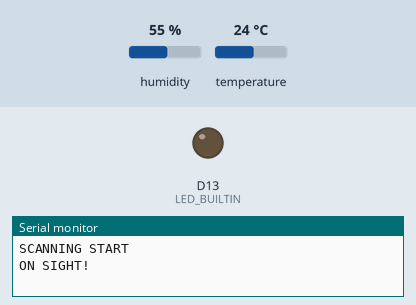
Bench run of a sketch on a simulated Arduino Nano 33 IoT. Parts: output pins drawn as LEDs (lit = HIGH), the last lines printed to the serial monitor. The test bench sets the inputs (shaded band); at power-on: humidity 55 %, temperature 24 °C. Nothing arrives over Bluetooth unless stated; a phone connects over Bluetooth LE 3 s after start.

Above: at 0.1 s.
At 3.6 s:
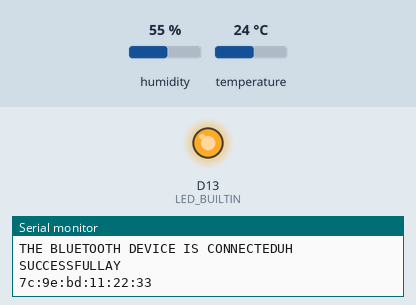
Timing chart, 0 to 5.1 s (numbered marks = the images above):
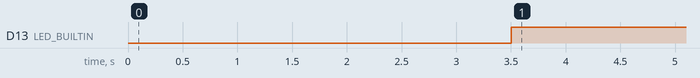

Measured:
- by itself, D13 (LED_BUILTIN): LOW → HIGH at 3.5 s

The sketch:

BigPapa-Peripheral1.ino
```cpp
#include <ArduinoBLE.h>
#include <DHT11.h>

DHT11 dht11(3);

BLEUnsignedCharCharacteristic humidity1Char ("2A19", BLERead | BLENotify);

//Configures services to be readable on the bulletin
const char * deviceServiceUuid = "50215b12-5f68-479b-86ae-5c9640b728a2";
const char * deviceServiceRequestCharacteristicUuid = "50215b12-5f68-479b-86ae-5c9640b728a3";
const char * deviceServiceResponseCharacteristicUuid = "50215b12-5f68-479b-86ae-5c9640b728a4";

//int humidity1 = -1 //Unsure if needed

//Defines services with specific variables
BLEService humidity1Service(deviceServiceUuid);
BLEStringCharacteristic humidity1RequestCharacteristic(deviceServiceRequestCharacteristicUuid, BLEWrite, 4);
BLEStringCharacteristic humidity1ResponseCharacteristic(deviceServiceResponseCharacteristicUuid, BLENotify, 4);

void setup()
{
  Serial.begin(9600);

  pinMode(LED_BUILTIN, OUTPUT);

  //I love it when you call me Big Poppa
  //Throw your hands in the air if you's a true player
  BLE.setDeviceName("Big Papa");
  BLE.setLocalName("Big Papa");

//Announce Failure
  if(!BLE.begin())
  {
    Serial.println("It's so over");
    while(1);
  }
//Posts values to bulletin
  BLE.setAdvertisedService(humidity1Service);
  humidity1Service.addCharacteristic(humidity1RequestCharacteristic);
  humidity1Service.addCharacteristic(humidity1ResponseCharacteristic);
  BLE.addService(humidity1Service);

 humidity1ResponseCharacteristic.writeValue("ALL CLEAR");
  BLE.advertise();
  Serial.println("SCANNING START");


}

void loop()
{
  BLEDevice central = BLE.central();
  Serial.println("ON SIGHT!");
  delay(500);

  if(central)
  {
    Serial.println("THE BLUETOOTH DEVICE IS CONNECTEDUH SUCCESSFULLAY");
    Serial.println(central.address());
    digitalWrite(LED_BUILTIN, HIGH);

    while(central.connected())
    {
      int humidity1 = dht11.readHumidity();

      if (humidity1 != DHT11::ERROR_CHECKSUM && humidity1 != DHT11::ERROR_TIMEOUT)
      {
        Serial.print("Humidity: ");
        Serial.print(humidity1);
        Serial.println("%");
        humidity1Char.writeValue(humidity1);
        delay(200);
      }
    }
  }
  digitalWrite(LED_BUILTIN, LOW);
  Serial.print("Rome has fallen");
  Serial.println(central.address());

}
```
